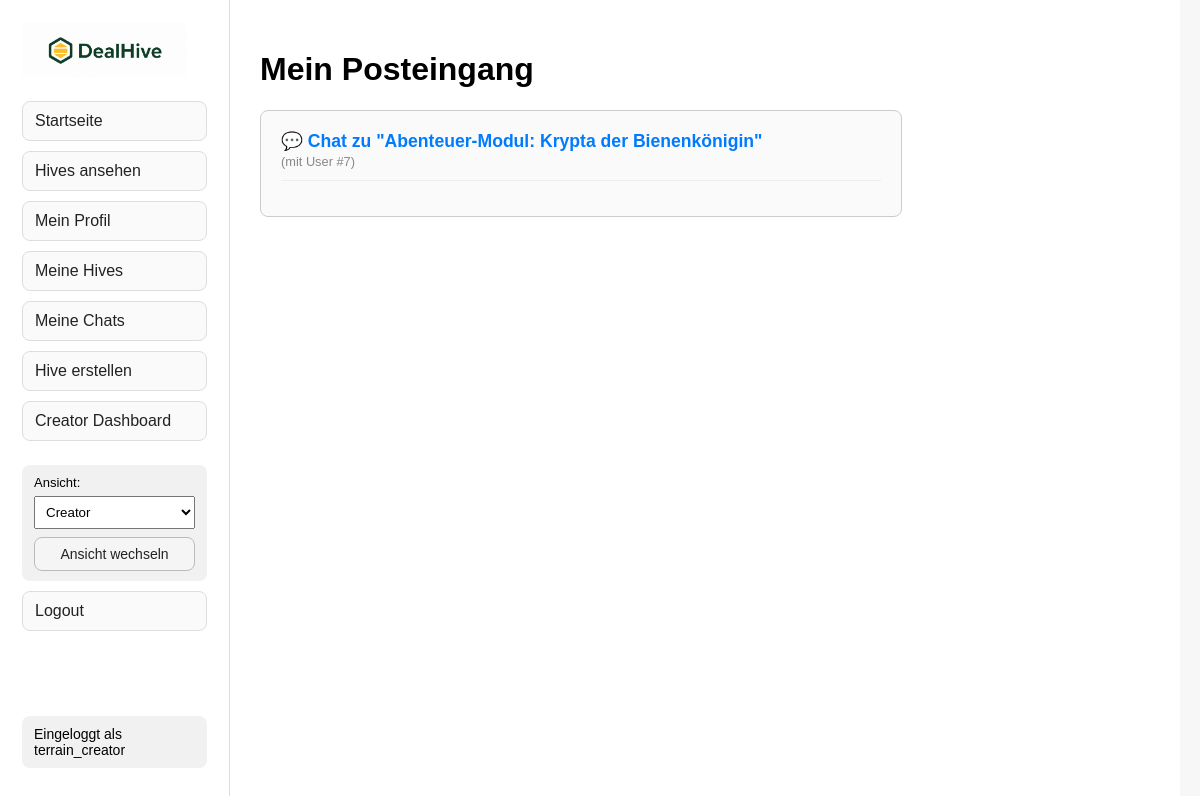
Before: /my-chats (signed in) with the older database file.
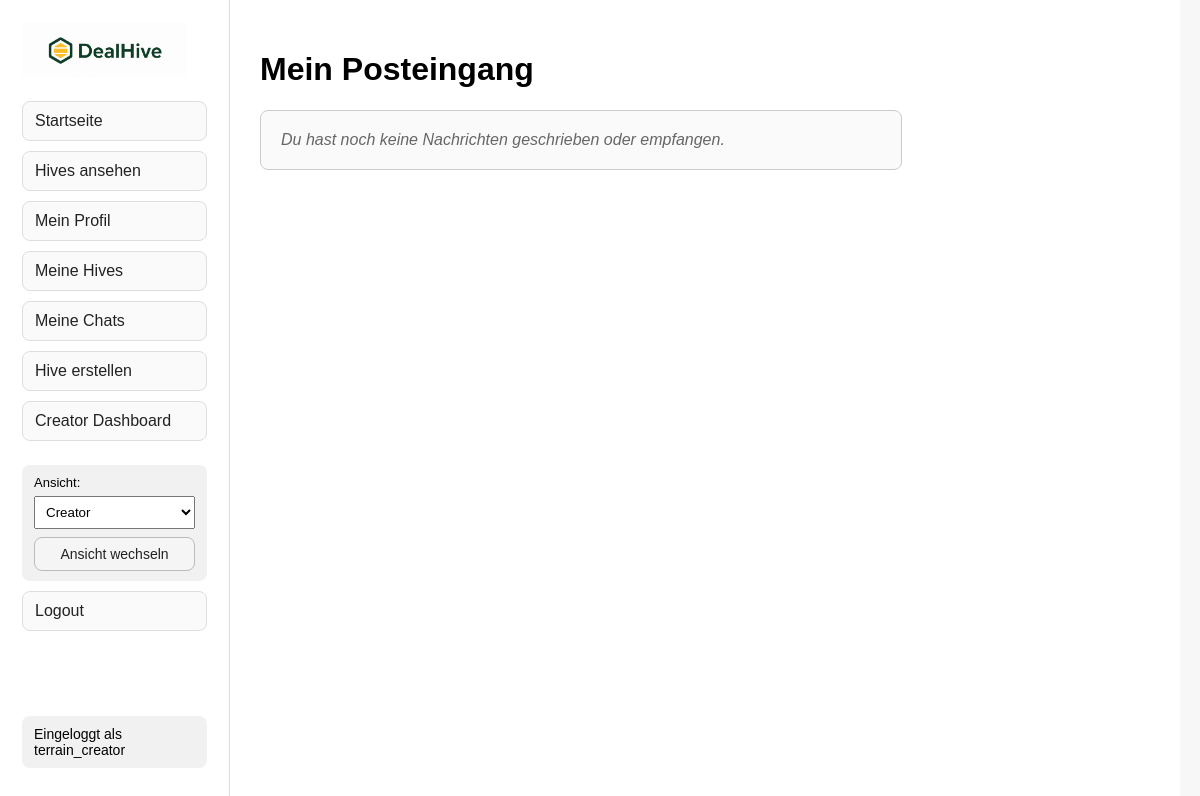
After: the same page with the newer database file.
### tables this page shows
CREATE TABLE hives (
            id INTEGER PRIMARY KEY AUTOINCREMENT,
            title TEXT NOT NULL,
            game_system TEXT NOT NULL,
            short_description TEXT NOT NULL,
            description TEXT NOT NULL,
            deadline TEXT NOT NULL,
            current_participants INTEGER NOT NULL DEFAULT 0,
            min_participants INTEGER NOT NULL,
            base_price REAL NOT NULL DEFAULT 0.0
        );

### hives.py (the view)
    @app.route("/my-chats")
    def my_chats():
        if session.get("user_id") is None:
            return redirect("/login")
        current_user = session["user_id"]
        connection = get_connection()
        user_chats = connection.execute("""
            SELECT DISTINCT
                hives.id AS hive_id,
                hives.title AS hive_title,
                CASE
                    WHEN messages.sender_id = ?
                    THEN messages.receiver_id
                    ELSE messages.sender_id
                END AS partner_id
            FROM messages
            JOIN hives ON messages.hive_id = hives.id
            WHERE messages.sender_id = ?
            OR messages.receiver_id = ?
        """, (
            current_user,
            current_user,
            current_user
        )).fetchall()
        connection.close()
        return render_template(
            "my_chats.html",
            chats=user_chats
        )

### database.py (called while the page is built)
def get_connection():
    connection = sqlite3.connect(DATABASE_PATH)
    connection.row_factory = sqlite3.Row
    connection.execute("PRAGMA foreign_keys = ON")
    return connection

### templates/my_chats.html
{% extends "layout.html" %}
{% block content %}
    <h1>Mein Posteingang</h1>
    <div style="background-color: #fafafa; border: 1px solid #ccc; border-radius: 8px; padding: 20px; max-width: 600px;">
        {% if chats %}
            <ul style="list-style-type: none; padding: 0; margin: 0;">
                {% for chat in chats %}
                    <li style="margin-bottom: 15px; border-bottom: 1px solid #eee; padding-bottom: 10px;">
                        <a href="/hives/{{ chat['hive_id'] }}/chat/{{ chat['partner_id'] }}" style="text-decoration: none; color: #007BFF; font-weight: bold; font-size: 1.1em;">
                            💬 Chat zu "{{ chat['hive_title'] }}"
                        </a>
                        <br>
                        <span style="font-size: 0.8em; color: #888;">(mit User #{{ chat['partner_id'] }})</span>
                    </li>
                {% endfor %}
            </ul>
        {% else %}
            <p style="color: #666; font-style: italic; margin: 0;">Du hast noch keine Nachrichten geschrieben oder empfangen.</p>
        {% endif %}
    </div>
{% endblock %}

Changed rows visible on the page:
no longer on this page (row edited): hives: hive_title "Abenteuer-Modul: Krypta der Bienenkönigin", partner_id "7"
Other visible differences:
text now shown: "Du hast noch keine Nachrichten geschrieben oder empfangen."
